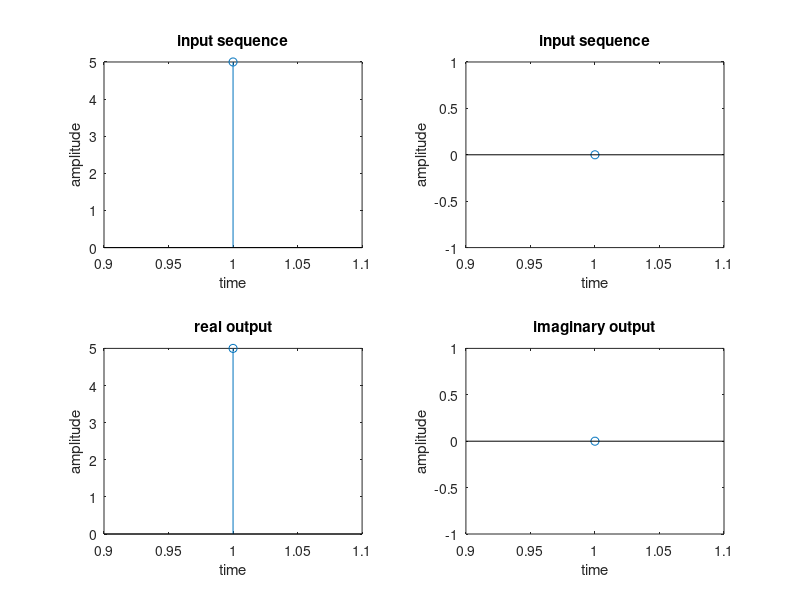

Source code (MATLAB):
clc;
clear all;
close all;
disp('17131A04L7')
y=input('enter the input sequence');
N=length(y);
x=zeros(1,N);
for n=0:N-1
    x(n+1)=0;
for k=0:N-1
        p=exp(j*2*pi*k*n/N);
        x(n+1)=x(n+1)+(y(k+1)*p/N);
end
end
disp(x);
time=1:length(y);
subplot(2,2,1);
stem(time,real(y));
xlabel('time');
ylabel('amplitude');
title('input sequence');

subplot(2,2,2);
stem(time,imag(y));
xlabel('time');
ylabel('amplitude');
title('input sequence');

subplot(2,2,3);
stem(time,real(x));
xlabel('time');
ylabel('amplitude');
title('real output');

subplot(2,2,4);
stem(time,imag(x));
xlabel('time');
ylabel('amplitude');
title('imaginary output');